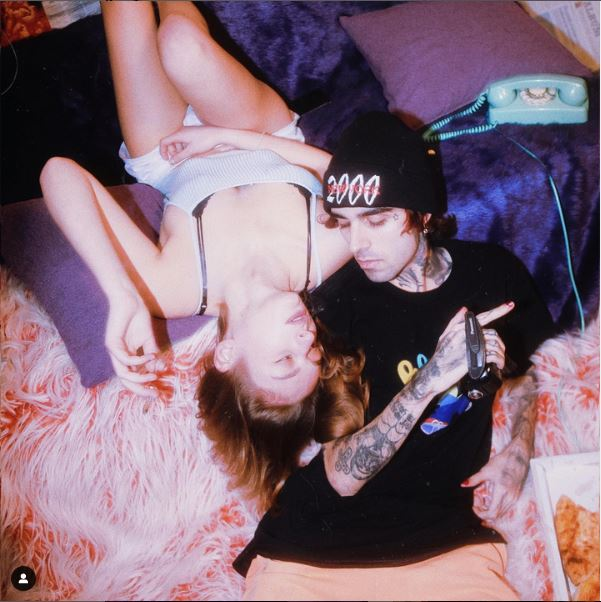
#> input picture Pictures/venz.JPG, 601 x 602 px, found by its file name
$ jupyter execute --allow-errors Palette_extraction.ipynb   (shell and % lines are left out)
#> lines starting #> are read from the running program, lines starting #| are printed output that depends on the picture
##PALETTE EXTRACTION
In questo notebook è presente tutto il processo che mi ha portato allo sviluppo di una funzione di estrazione di palette di colori da una foto. Sono state effettuate delle prove di clusterizzazione su due Color Spaces (RGB e HSV) utilizzando l'algoritmo K-Means.
Il principale problema di questo approccio è stato quello di individuare in modo generale k (numero di cluster) che fosse il più piccolo possibile ma che rappresentasse degnamente il range di colori di una foto.
Ho provato a risolvere ciò facendo degli esperimenti sui channel separati H, S e V cercando di trovare un valore empirico di k dipendente dal numero di tonalità presenti.

[cell 1]
# Install Google Drive Download to get file from Google Drive

# Install OpenCV and Requirements

[cell 2]
import sys
sys.path.insert(0,'/content/AISchools')

[cell 3]
import cv2
print('OpenCV version: ' + cv2.__version__)

from matplotlib import pyplot as plt

import numpy as np

from google_drive_downloader import GoogleDriveDownloader as gdd

[cell 4]
# IMMAGINI DI PROVA

gdd.download_file_from_google_drive(file_id='1BJzJRRBTCWsxBQtrwYPY9SNKOUr2pPEU',
                                    dest_path='./data/flower1.png',
                                    unzip=False)
#> (this line was passed over: google_drive_downloader is not available in this run)

im_path1 = '/content/AISchools/Pictures/venz.JPG'

[cell 5]
gdd.download_file_from_google_drive(file_id='1H97B0oEA7cXP-QimSs6wlf7YD8DAdcrw',
                                    dest_path='./data/flower3.png',
                                    unzip=False)
#> (this line was passed over: google_drive_downloader is not available in this run)

im_path2 = './data/flower3.png'

[cell 6]
gdd.download_file_from_google_drive(file_id='11tZ_QROC__IcsYVVaMt_s2vaH3faiAtG',
                                    dest_path='./data/flag.png',
                                    unzip=False)
#> (this line was passed over: google_drive_downloader is not available in this run)

im_path3 = './data/flag.png'

Una funzione di resize che mantiene il ratio dell'immagine.

[cell 7]
def image_resize(image, width = None, height = None, inter = cv2.INTER_AREA):
    dim = None
    (h, w) = image.shape[:2]

    if width is None and height is None:
        return image

    if width is None:

        r = height / float(h)
        dim = (int(w * r), height)

    else:
        r = width / float(w)
        dim = (width, int(h * r))

    resized = cv2.resize(image, dim, interpolation = inter)
    return resized

Funzione per convertire un colore (array di 3 elementi) da un color space all'altro mantenendo la compatibilità con la rappresentazione dei color spaces di openCV. In OpenCV il canale H va da [0,180].

[cell 8]
# in conversion usare direttamente il flag di cv2.COLOR_-2-

# [7 lines left out: function color_converter, not called in this run]

Lettura delle immagini di test

[cell 9]
#IMMAGINE 1

img_input1 = cv2.imread(im_path1, cv2.IMREAD_COLOR)
#> img_input1 is the input picture: shape (602, 601, 3); mean B, G, R 118.4, 105, 130.6
img_input1 = cv2.cvtColor(img_input1, cv2.COLOR_BGR2RGB)

img_input1 = image_resize(img_input1, width= 300)
#> `img_hsv1 = cv2.cvtColor(img_input1, cv2.COLOR_RGB2HSV)`: img_hsv1: shape (300, 300, 3); mean H, S, V 122.4, 77.6, 137.3

#IMMAGINE 2

img_input2 = cv2.imread(im_path2, cv2.IMREAD_COLOR)
#> (the rest of this cell did not finish here and is left out)

##K-MEANS
Funzione che esegue kmeans e genera una nuova immagine quantizzata

[cell 10]
def k_means(img, k):

#> called with k = 4
  shape = img.shape
#> shape = (300, 300, 3)

  if(img.ndim == 3):
    img = np.float32(img).reshape((-1, 3))

  #Per ottimizzare il processo rispetto ai valori da documentazione scelgo un criterio con Halt=15, epsilon=0.01 e 5 tentativi

  criteria = (cv2.TERM_CRITERIA_EPS + cv2.TERM_CRITERIA_MAX_ITER, 15, 0.01)

  ret, label, center = cv2.kmeans(img, k, None, criteria, 5, cv2.KMEANS_RANDOM_CENTERS)
#> ret = 114379339; center = [[212.3, 188.7, 202.7], [184, 131.6, 138.4], [103.3, 70.68, 97.06], [27.67, 18.7, 27.24]]
  center = np.uint8(center)
#> center = [[212, 188, 202], [184, 131, 138], [103, 70, 97], [27, 18, 27]]
  result = center[label.flatten()]
  #print(label.ravel())
  result = result.reshape(shape)
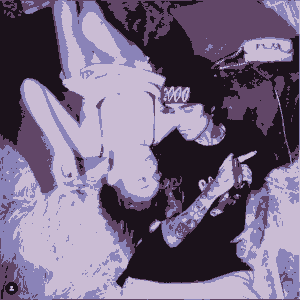
#> result: shape (300, 300, 3); mean of channels 0, 1, 2 130.2, 104.3, 118.1; drawn as B, G, R
  return result

Conversione delle immagini da RGB a HSV

[cell 11]
#IMMAGINE TEST 1

img_rgb1 = img_input1
img_hsv1 = cv2.cvtColor(img_input1, cv2.COLOR_RGB2HSV)

#IMMAGINE TEST 2

img_rgb2 = img_input2
#> (the rest of this cell did not finish here and is left out)

Effettuo delle prove utilizzando il clustering sia nello spazio RGB che nello spazio HSV per capire se le distanze nei vari color spaces si mantengano invariate.

[cell 12]
num_colors_1 = 4

img_rgb1_out = k_means(img_rgb1, num_colors_1)

img_hsv1_out = k_means(img_hsv1, num_colors_1)
#> call 2 of k_means, with k = 4
#> in k_means (call 2), `ret, label, center = cv2.kmeans(img, k, None, criteria, 5, cv2.KMEANS_..`: ret = 224896505.5; center = [[138.9, 96.03, 55.5], [5.74, 98.05, 196.8], [156.9, 44.1, 203.5], [6.57, 149.7, 75.02]]
#> in k_means (call 2), `center = np.uint8(center)`: center = [[138, 96, 55], [5, 98, 196], [156, 44, 203], [6, 149, 75]]
#> in k_means (call 2), `result = result.reshape(shape)`:
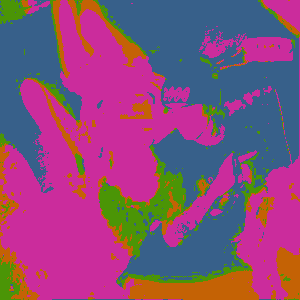
#> result: shape (300, 300, 3); mean of channels 0, 1, 2 121.6, 77.5, 136.8; drawn as B, G, R

#Riconverto in RGB per visualizzare

img_hsv1_out = cv2.cvtColor(img_hsv1_out, cv2.COLOR_HSV2RGB)
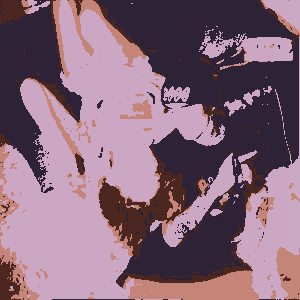
#> img_hsv1_out: shape (300, 300, 3); mean R, G, B 133.4, 103.6, 121.8

[cell 13]
num_colors_2 = 3

#> (the rest of this cell did not finish here and is left out)


img_hsv2_out = k_means(img_hsv2, num_colors_2)

#Riconverto in RGB per visualizzare

img_hsv2_out = cv2.cvtColor(img_hsv2_out, cv2.COLOR_HSV2RGB)

[cell 14]
num_colors_3 = 7

#> (the rest of this cell did not finish here and is left out)

VISUALIZZAZIONE

[cell 15]
slide1 = cv2.hconcat([img_rgb1_out, img_hsv1_out])
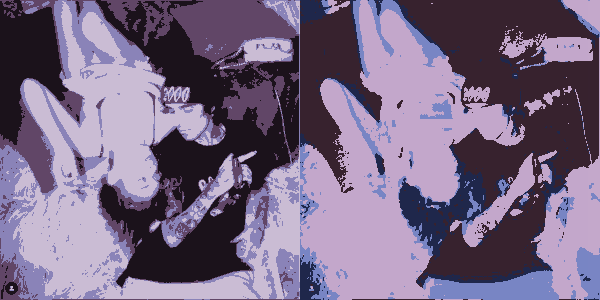
#> slide1: shape (300, 600, 3); mean of channels 0, 1, 2 131.8, 104, 119.9; drawn as B, G, R
plt.imshow(slide1)
plt.show()

#> (the rest of this cell did not finish here and is left out)

Notiamo che c'è una evidente differenza tra l'eseguire la clusterizzazione dei colori nello spazio RGB rispetto allo spazio HSV. Ad esempio, in HSV, nella seconda immagine la suddivisione è riuscita a riconoscere meglio la distinzione di tonalità tra rosa e verde, mentre nell'ultima ha unito rosso e giallo in arancione.

Durante la creazione di una pixel art è fondamentale individuare i colori ben distinti tra loro, e in base ad essi selezionare un numero di colori in palette proporzionale. Ad esempio, una foto contenente solo rosso e verde avrà una palette molto minore di una foto contenente tutti i colori dell'arcobaleno.
Siccome la quantità di colori indipendenti all'interno di una foto in input è ignoto, ho necessità di eseguire una clusterizzazione con k che si adatti al numero di tonalità presenti. Ad esempio, nella prima foto un k=4 è sufficiente a descrivere in modo accettabile la foto, ma ciò non è vero per la terza immagine, che presenta un range di colori molto più ampio.

Il trade-off è trovare il minor k possibile che descriva bene il range cromatico della foto

Se usassimo k=4 per la bandiera il risultato sarebbe quello mostrato a seguito, che è alquanto deludente.

[cell 16]
num_colors = 4

#> (the rest of this cell did not finish here and is left out)

IDEA: Per aiutarmi nella scelta di k posso plottare l'istogramma di HUE e in base alle tonalità presenti regolarmi poi di conseguenza

#> (a cell that did not finish here is left out)

L'immagine della bandiera presenta 6 tonalità diverse (rosso arancione giallo verde viola e blu), e infatti nell'istogramma HUE ci sono 6 picchi, con a circa 105 un valore molto più elevato che sta a rappresentare la presenza maggiore di blu.

Situazione diversa è per le due foto di fiori che hanno un range di colori molto più compatto

[cell 18]
(H, S, V) = cv2.split(img_hsv1)
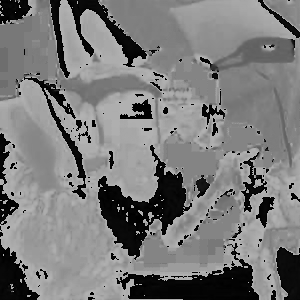
#> H: shape (300, 300); min 0, max 179, mean 122.4
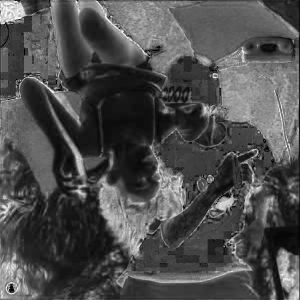
#> S: shape (300, 300); min 0, max 255, mean 77.6
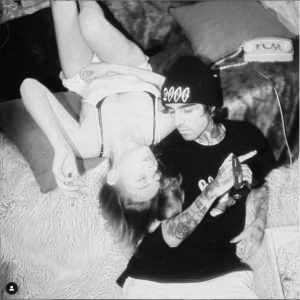
#> V: shape (300, 300); min 6, max 255, mean 137.3

S_=np.full(S.shape, 255, dtype= 'uint8')
V_=np.full(V.shape, 255, dtype= 'uint8')

img_temp = cv2.merge([H,S_,V_])
#> img_temp: shape (300, 300, 3); mean H, S, V 122.4, 255, 255
img_temp = cv2.cvtColor(img_temp, cv2.COLOR_HSV2RGB)
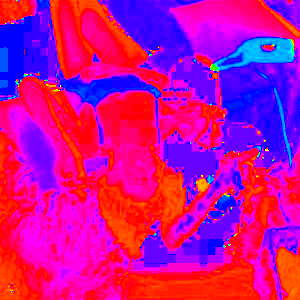
#> img_temp: shape (300, 300, 3); mean R, G, B 194.7, 11.7, 153.1
plt.imshow(img_temp)
plt.show()

plt.title("HUE IMG1", fontdict=None, loc='center', pad=None)
hist1 = cv2.calcHist([H],[0],None,[180],[0,180])
#> hist1 = 180 values, max 4703 at index 132, min 0 at index 25, mean 500
plt.plot(hist1)
plt.xlim([0,180])
plt.show()
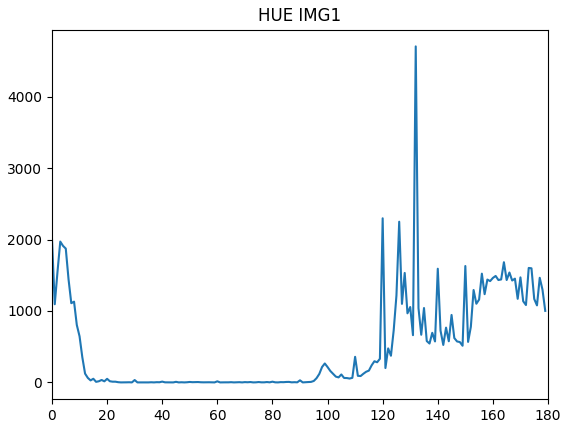
#> figure drawn by matplotlib, 1 panel; curve peaks at x = 132, y = 4703

#> (the rest of this cell did not finish here and is left out)

$ run again, with Pictures/cat.jpg copied over Pictures/venz.JPG
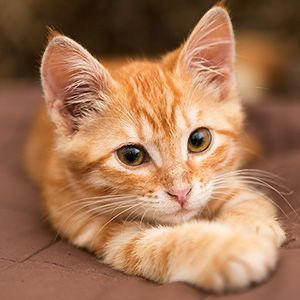
#> input picture Pictures/cat.jpg, 300 x 300 px, found by its file name
#> img_input1 is the input picture: shape (300, 300, 3); mean B, G, R 85.2, 116.6, 162.3
#> img_hsv1: shape (300, 300, 3); mean H, S, V 12.4, 131.8, 162.3
#> in k_means, `ret, label, center = cv2.kmeans(img, k, None, criteria, 5, cv2.KMEANS_..`: ret = 80434597.1; center = [[205.9, 144.7, 100.2], [144.3, 93.56, 66.23], [238.4, 195.9, 160.7], [68.14, 43.35, 22.42]]
#> in k_means, `center = np.uint8(center)`: center = [[205, 144, 100], [144, 93, 66], [238, 195, 160], [68, 43, 22]]
#> `img_temp = cv2.cvtColor(img_temp, cv2.COLOR_HSV2RGB)`:
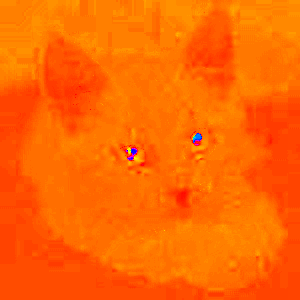
#> img_temp: shape (300, 300, 3); mean R, G, B 254.8, 103.3, 0.4
#> hist1 = 180 values, max 17019 at index 13, min 0 at index 27, mean 500
#> `plt.show()`:
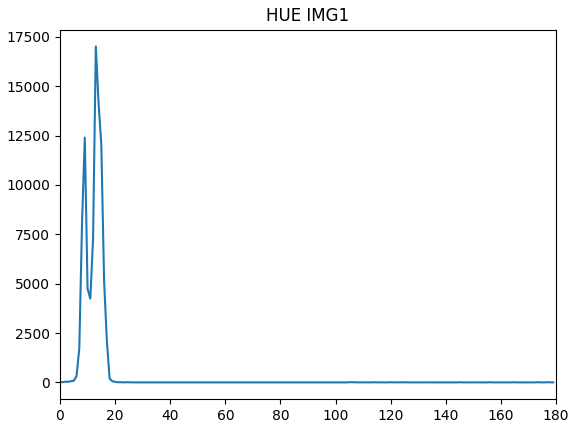
#> figure drawn by matplotlib, 1 panel; curve peaks at x = 13, y = 17019

$ run again, with Pictures/flowers.jpg copied over Pictures/venz.JPG
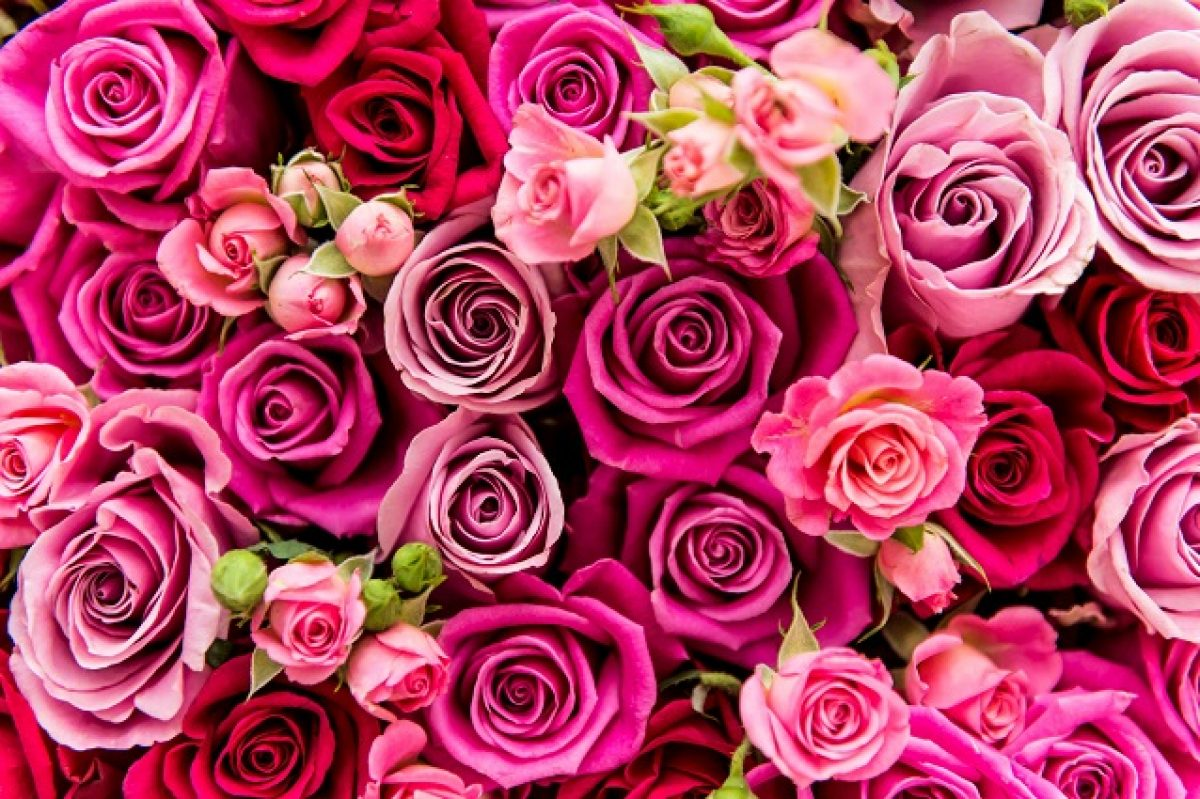
#> input picture Pictures/flowers.jpg, 1200 x 799 px, found by its file name
#> img_input1 is the input picture: shape (799, 1200, 3); mean B, G, R 96.8, 62.7, 179.2
#> img_hsv1: shape (199, 300, 3); mean H, S, V 149.6, 186.3, 179.4
#> in k_means, `ret, label, center = cv2.kmeans(img, k, None, criteria, 5, cv2.KMEANS_..`: ret = 130314066.8; center = [[244.4, 165.6, 188.8], [84.16, 10.14, 19.5], [189.5, 16.82, 76.98], [222, 87.73, 130]]
#> in k_means, `center = np.uint8(center)`: center = [[244, 165, 188], [84, 10, 19], [189, 16, 76], [221, 87, 129]]
#> `img_temp = cv2.cvtColor(img_temp, cv2.COLOR_HSV2RGB)`:
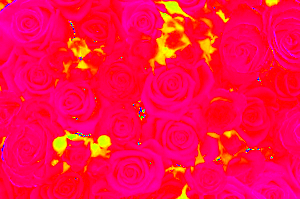
#> img_temp: shape (199, 300, 3); mean R, G, B 254.2, 11.8, 69.9
#> hist1 = 180 values, max 4311 at index 171, min 0 at index 48, mean 331.7
#> `plt.show()`:
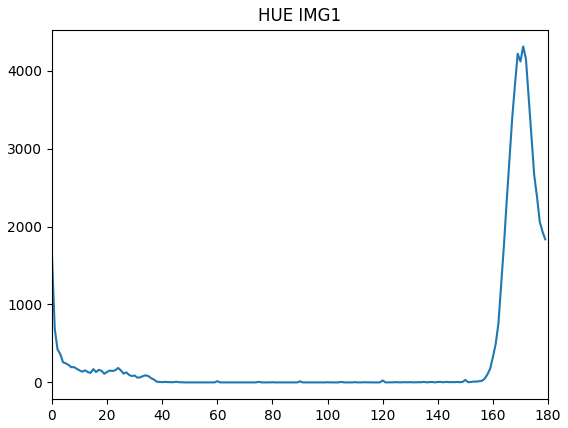
#> figure drawn by matplotlib, 1 panel; curve peaks at x = 171, y = 4311
